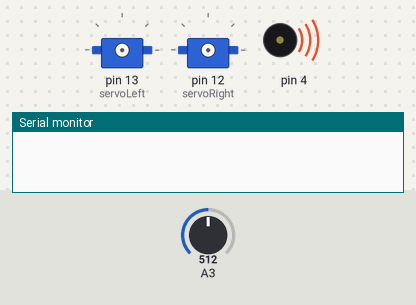
Bench run of a sketch on a simulated Arduino Uno, built with avr-gcc and run on an emulated ATmega328P. Parts: 2 × servo, buzzer (waves = sounding), the last lines printed to the serial monitor. Inputs (shaded band) come from the test bench; at power-on: A3 = 512.

Above: at 0.1 s.
At 1.1 s:
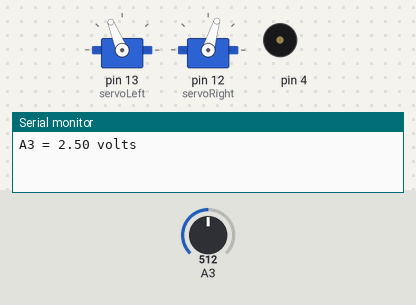
Timing chart, 0 to 2.6 s (numbered marks = the images above):
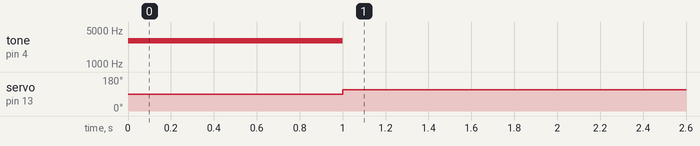

Measured:
- by itself, servo on pin 13 (servoLeft): 90° → 112° at 1.0 s

The sketch:

Volts03.ino
```cpp
/* Volts03 */
/* 밝은 빛에서 주행 멈추기 */
/* 1. 시리얼모니터로 전압값이 출력되도록 수정
 * 2. 어둔 광선과 밝은 광선에서의 전압을 측정
 * 3. 스케치에서, if(volts(A3) >3.5) 문장중 3.5 대신 중간값으로 대체
 * 4. 수정본을 아두이노로 업로드
 * 5. ABOT을 조명에서 떨어진 곳에 위치
 * 6. ABOT이 전진하도록 전원 스위치를 2의 위치로
 * 7. 불빛 아래 얼마나 가까이에서 멈추는지?
 * 8. ABOT이 밝은 불빛 바로 아래에서 멈추도록
 *    if(volts(A3) >…)문장에서 문턱(threshold)값을 조정
 */
#include <Servo.h> // Include servo library
Servo servoLeft; // Declare left and right servos
Servo servoRight;
void setup() { // Built-in initialization block
  Serial.begin(9600); // Set data rate 9600 bps
  tone(4, 3000, 1000); // Play tone for 1 second
  delay(1000); // Delay to finish tone
  servoLeft.attach(13); // Attach left signal to pin 13
  servoRight.attach(12); // Attach right signal to pin 12
  servoLeft.writeMicroseconds(1700); // Full speed forward
  servoRight.writeMicroseconds(1300);
}

void loop() { //Main loop auto-repeats
  Serial.print("A3 = "); // Display "A3 = "
  Serial.print(volts(A3)); // Display measured A3 volts
  Serial.println(" volts"); // Display " volts" & newline
  delay(1000); // Delay for 1 second

  if(volts(A3) > 1.5) { // If A3 voltage greater than 3.5
    servoLeft.detach(); // Stop servo signals
    servoRight.detach();
  }
}

float volts(int adPin) { // Measure volts at adPin, Returns floating voltage
  return float(analogRead(adPin)) * 5.0 / 1023.0;
}
```
